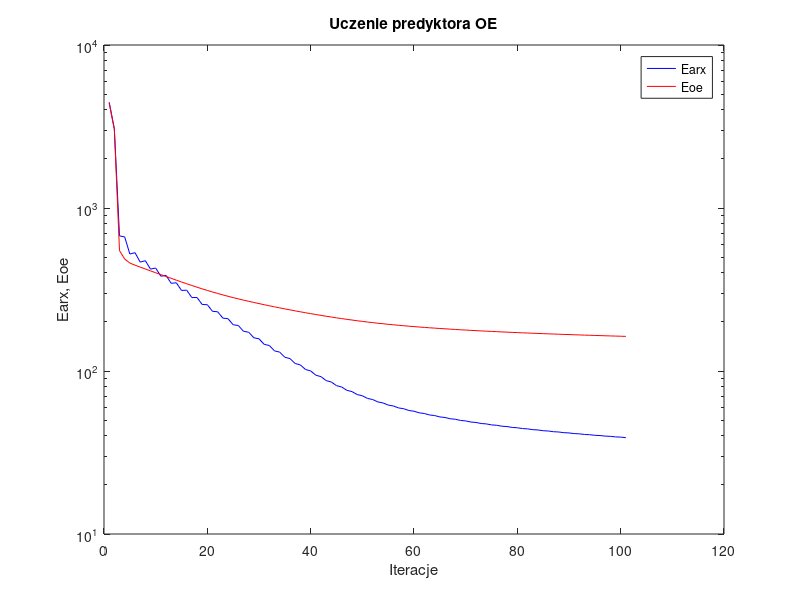
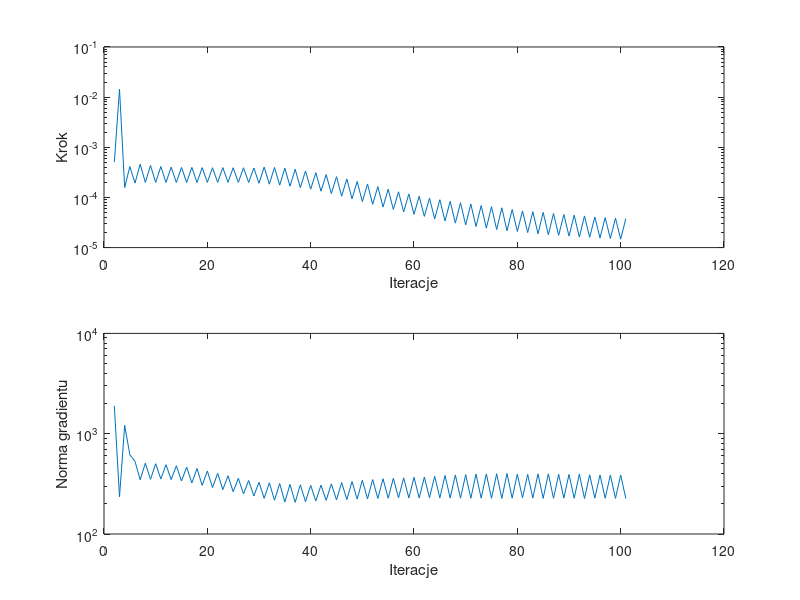

Source code (MATLAB) for these figures, in order:
%uczenie predyktora oe
clear all;
n=0; farx(n+1)=4.457208e+003; foe(n+1)=4.404129e+003; wspucz(n+1)=0.000000e+000; ng(n+1)=0.000000e+000;
n=1; farx(n+1)=3.067142e+003; foe(n+1)=3.033873e+003; krok(n+1)=5.067687e-004; ng(n+1)=1.895619e+003;
n=2; farx(n+1)=6.744016e+002; foe(n+1)=5.475252e+002; krok(n+1)=1.450364e-002; ng(n+1)=2.346669e+002;
n=3; farx(n+1)=6.647846e+002; foe(n+1)=4.866031e+002; krok(n+1)=1.574580e-004; ng(n+1)=1.213570e+003;
n=4; farx(n+1)=5.222662e+002; foe(n+1)=4.593613e+002; krok(n+1)=4.129769e-004; ng(n+1)=6.167411e+002;
n=5; farx(n+1)=5.320227e+002; foe(n+1)=4.460368e+002; krok(n+1)=1.935115e-004; ng(n+1)=5.298326e+002;
n=6; farx(n+1)=4.655427e+002; foe(n+1)=4.339429e+002; krok(n+1)=4.604034e-004; ng(n+1)=3.467711e+002;
n=7; farx(n+1)=4.750535e+002; foe(n+1)=4.225836e+002; krok(n+1)=1.992091e-004; ng(n+1)=5.082684e+002;
n=8; farx(n+1)=4.216968e+002; foe(n+1)=4.114508e+002; krok(n+1)=4.343961e-004; ng(n+1)=3.508647e+002;
n=9; farx(n+1)=4.284478e+002; foe(n+1)=4.006877e+002; krok(n+1)=1.992091e-004; ng(n+1)=5.020396e+002;
n=10; farx(n+1)=3.816667e+002; foe(n+1)=3.902111e+002; krok(n+1)=4.129136e-004; ng(n+1)=3.530804e+002;
n=11; farx(n+1)=3.860526e+002; foe(n+1)=3.800976e+002; krok(n+1)=1.991080e-004; ng(n+1)=4.910376e+002;
n=12; farx(n+1)=3.451439e+002; foe(n+1)=3.702781e+002; krok(n+1)=4.017841e-004; ng(n+1)=3.483172e+002;
n=13; farx(n+1)=3.476762e+002; foe(n+1)=3.608421e+002; krok(n+1)=1.985317e-004; ng(n+1)=4.793254e+002;
n=14; farx(n+1)=3.121146e+002; foe(n+1)=3.517205e+002; krok(n+1)=3.970634e-004; ng(n+1)=3.376305e+002;
n=15; farx(n+1)=3.132110e+002; foe(n+1)=3.430266e+002; krok(n+1)=1.985317e-004; ng(n+1)=4.643496e+002;
n=16; farx(n+1)=2.823320e+002; foe(n+1)=3.346868e+002; krok(n+1)=3.968650e-004; ng(n+1)=3.229252e+002;
n=17; farx(n+1)=2.823801e+002; foe(n+1)=3.267282e+002; krok(n+1)=1.984325e-004; ng(n+1)=4.497799e+002;
n=18; farx(n+1)=2.559410e+002; foe(n+1)=3.192075e+002; krok(n+1)=3.921839e-004; ng(n+1)=3.053163e+002;
n=19; farx(n+1)=2.550985e+002; foe(n+1)=3.121011e+002; krok(n+1)=1.997320e-004; ng(n+1)=4.246497e+002;
n=20; farx(n+1)=2.323011e+002; foe(n+1)=3.053596e+002; krok(n+1)=3.921839e-004; ng(n+1)=2.902940e+002;
n=21; farx(n+1)=2.308628e+002; foe(n+1)=2.990135e+002; krok(n+1)=2.000284e-004; ng(n+1)=4.027600e+002;
n=22; farx(n+1)=2.111469e+002; foe(n+1)=2.929879e+002; krok(n+1)=3.930502e-004; ng(n+1)=2.771120e+002;
n=23; farx(n+1)=2.093040e+002; foe(n+1)=2.873410e+002; krok(n+1)=2.002680e-004; ng(n+1)=3.810307e+002;
n=24; farx(n+1)=1.922565e+002; foe(n+1)=2.819723e+002; krok(n+1)=3.909578e-004; ng(n+1)=2.639490e+002;
n=25; farx(n+1)=1.901336e+002; foe(n+1)=2.769574e+002; krok(n+1)=1.997320e-004; ng(n+1)=3.592078e+002;
n=26; farx(n+1)=1.752435e+002; foe(n+1)=2.721308e+002; krok(n+1)=3.909578e-004; ng(n+1)=2.510011e+002;
n=27; farx(n+1)=1.729635e+002; foe(n+1)=2.676356e+002; krok(n+1)=1.984325e-004; ng(n+1)=3.416200e+002;
n=28; farx(n+1)=1.599365e+002; foe(n+1)=2.632891e+002; krok(n+1)=3.870231e-004; ng(n+1)=2.393855e+002;
n=29; farx(n+1)=1.575805e+002; foe(n+1)=2.592180e+002; krok(n+1)=1.915864e-004; ng(n+1)=3.277488e+002;
n=30; farx(n+1)=1.457038e+002; foe(n+1)=2.551013e+002; krok(n+1)=4.031350e-004; ng(n+1)=2.267515e+002;
n=31; farx(n+1)=1.433710e+002; foe(n+1)=2.513145e+002; krok(n+1)=1.839959e-004; ng(n+1)=3.243080e+002;
n=32; farx(n+1)=1.328982e+002; foe(n+1)=2.474960e+002; krok(n+1)=3.968650e-004; ng(n+1)=2.169827e+002;
n=33; farx(n+1)=1.305808e+002; foe(n+1)=2.440018e+002; krok(n+1)=1.758667e-004; ng(n+1)=3.186772e+002;
n=34; farx(n+1)=1.214283e+002; foe(n+1)=2.404130e+002; krok(n+1)=3.831728e-004; ng(n+1)=2.084419e+002;
n=35; farx(n+1)=1.191439e+002; foe(n+1)=2.372045e+002; krok(n+1)=1.674127e-004; ng(n+1)=3.124389e+002;
n=36; farx(n+1)=1.111801e+002; foe(n+1)=2.338315e+002; krok(n+1)=3.647778e-004; ng(n+1)=2.068372e+002;
n=37; farx(n+1)=1.089809e+002; foe(n+1)=2.308602e+002; krok(n+1)=1.569452e-004; ng(n+1)=3.095644e+002;
n=38; farx(n+1)=1.021725e+002; foe(n+1)=2.276973e+002; krok(n+1)=3.376366e-004; ng(n+1)=2.102512e+002;
n=39; farx(n+1)=1.000829e+002; foe(n+1)=2.249762e+002; krok(n+1)=1.458729e-004; ng(n+1)=3.056862e+002;
n=40; farx(n+1)=9.425887e+001; foe(n+1)=2.220038e+002; krok(n+1)=3.109358e-004; ng(n+1)=2.134676e+002;
n=41; farx(n+1)=9.232095e+001; foe(n+1)=2.195114e+002; krok(n+1)=1.333319e-004; ng(n+1)=3.073970e+002;
n=42; farx(n+1)=8.733279e+001; foe(n+1)=2.167283e+002; krok(n+1)=2.852289e-004; ng(n+1)=2.165238e+002;
n=43; farx(n+1)=8.558058e+001; foe(n+1)=2.144460e+002; krok(n+1)=1.195353e-004; ng(n+1)=3.157386e+002;
n=44; farx(n+1)=8.131978e+001; foe(n+1)=2.118515e+002; krok(n+1)=2.594055e-004; ng(n+1)=2.189563e+002;
n=45; farx(n+1)=7.976322e+001; foe(n+1)=2.097793e+002; krok(n+1)=1.058889e-004; ng(n+1)=3.258980e+002;
n=46; farx(n+1)=7.613431e+001; foe(n+1)=2.073717e+002; krok(n+1)=2.338071e-004; ng(n+1)=2.205024e+002;
n=47; farx(n+1)=7.475986e+001; foe(n+1)=2.055106e+002; krok(n+1)=9.404951e-005; ng(n+1)=3.336315e+002;
n=48; farx(n+1)=7.168669e+001; foe(n+1)=2.033143e+002; krok(n+1)=2.084136e-004; ng(n+1)=2.232197e+002;
n=49; farx(n+1)=7.049225e+001; foe(n+1)=2.016423e+002; krok(n+1)=8.241172e-005; ng(n+1)=3.433276e+002;
n=50; farx(n+1)=6.787453e+001; foe(n+1)=1.996341e+002; krok(n+1)=1.858436e-004; ng(n+1)=2.241054e+002;
n=51; farx(n+1)=6.683221e+001; foe(n+1)=1.981437e+002; krok(n+1)=7.303192e-005; ng(n+1)=3.489655e+002;
n=52; farx(n+1)=6.460821e+001; foe(n+1)=1.963318e+002; krok(n+1)=1.646626e-004; ng(n+1)=2.262113e+002;
n=53; farx(n+1)=6.370356e+001; foe(n+1)=1.949977e+002; krok(n+1)=6.447294e-005; ng(n+1)=3.558523e+002;
n=54; farx(n+1)=6.180180e+001; foe(n+1)=1.933596e+002; krok(n+1)=1.461989e-004; ng(n+1)=2.273070e+002;
n=55; farx(n+1)=6.100912e+001; foe(n+1)=1.921672e+002; krok(n+1)=5.770216e-005; ng(n+1)=3.593083e+002;
n=56; farx(n+1)=5.937987e+001; foe(n+1)=1.906948e+002; krok(n+1)=1.297027e-004; ng(n+1)=2.292684e+002;
n=57; farx(n+1)=5.868852e+001; foe(n+1)=1.896223e+002; krok(n+1)=5.135020e-005; ng(n+1)=3.630781e+002;
n=58; farx(n+1)=5.725946e+001; foe(n+1)=1.882815e+002; krok(n+1)=1.174532e-004; ng(n+1)=2.287099e+002;
n=59; farx(n+1)=5.665361e+001; foe(n+1)=1.873106e+002; krok(n+1)=4.599898e-005; ng(n+1)=3.677464e+002;
n=60; farx(n+1)=5.540281e+001; foe(n+1)=1.860920e+002; krok(n+1)=1.058889e-004; ng(n+1)=2.287993e+002;
n=61; farx(n+1)=5.486469e+001; foe(n+1)=1.852123e+002; krok(n+1)=4.185317e-005; ng(n+1)=3.687607e+002;
n=62; farx(n+1)=5.375443e+001; foe(n+1)=1.841051e+002; krok(n+1)=9.675577e-005; ng(n+1)=2.295073e+002;
n=63; farx(n+1)=5.328290e+001; foe(n+1)=1.832945e+002; krok(n+1)=3.742939e-005; ng(n+1)=3.767459e+002;
n=64; farx(n+1)=5.227531e+001; foe(n+1)=1.822713e+002; krok(n+1)=9.012338e-005; ng(n+1)=2.286575e+002;
n=65; farx(n+1)=5.185794e+001; foe(n+1)=1.815215e+002; krok(n+1)=3.386439e-005; ng(n+1)=3.834764e+002;
n=66; farx(n+1)=5.094548e+001; foe(n+1)=1.805767e+002; krok(n+1)=8.368590e-005; ng(n+1)=2.286272e+002;
n=67; farx(n+1)=5.057420e+001; foe(n+1)=1.798817e+002; krok(n+1)=3.079431e-005; ng(n+1)=3.878338e+002;
n=68; farx(n+1)=4.973839e+001; foe(n+1)=1.790002e+002; krok(n+1)=7.846985e-005; ng(n+1)=2.275356e+002;
n=69; farx(n+1)=4.940469e+001; foe(n+1)=1.783544e+002; krok(n+1)=2.832743e-005; ng(n+1)=3.905771e+002;
n=70; farx(n+1)=4.863607e+001; foe(n+1)=1.775327e+002; krok(n+1)=7.386519e-005; ng(n+1)=2.270736e+002;
n=71; farx(n+1)=4.833365e+001; foe(n+1)=1.769270e+002; krok(n+1)=2.628202e-005; ng(n+1)=3.956768e+002;
n=72; farx(n+1)=4.763396e+001; foe(n+1)=1.761657e+002; krok(n+1)=6.880069e-005; ng(n+1)=2.279394e+002;
n=73; farx(n+1)=4.735909e+001; foe(n+1)=1.755979e+002; krok(n+1)=2.443486e-005; ng(n+1)=3.972595e+002;
n=74; farx(n+1)=4.670940e+001; foe(n+1)=1.748802e+002; krok(n+1)=6.524052e-005; ng(n+1)=2.269408e+002;
n=75; farx(n+1)=4.645807e+001; foe(n+1)=1.743460e+002; krok(n+1)=2.286087e-005; ng(n+1)=3.986040e+002;
n=76; farx(n+1)=4.585200e+001; foe(n+1)=1.736685e+002; krok(n+1)=6.214509e-005; ng(n+1)=2.261960e+002;
n=77; farx(n+1)=4.561934e+001; foe(n+1)=1.731624e+002; krok(n+1)=2.167257e-005; ng(n+1)=4.015290e+002;
n=78; farx(n+1)=4.506966e+001; foe(n+1)=1.725319e+002; krok(n+1)=5.755042e-005; ng(n+1)=2.277213e+002;
n=79; farx(n+1)=4.485062e+001; foe(n+1)=1.720582e+002; krok(n+1)=2.092147e-005; ng(n+1)=3.953096e+002;
n=80; farx(n+1)=4.434566e+001; foe(n+1)=1.714679e+002; krok(n+1)=5.394830e-005; ng(n+1)=2.290565e+002;
n=81; farx(n+1)=4.414138e+001; foe(n+1)=1.710195e+002; krok(n+1)=1.995189e-005; ng(n+1)=3.930476e+002;
n=82; farx(n+1)=4.366283e+001; foe(n+1)=1.704569e+002; krok(n+1)=5.210339e-005; ng(n+1)=2.283038e+002;
n=83; farx(n+1)=4.347403e+001; foe(n+1)=1.700260e+002; krok(n+1)=1.882199e-005; ng(n+1)=3.974934e+002;
n=84; farx(n+1)=4.301942e+001; foe(n+1)=1.694854e+002; krok(n+1)=5.039187e-005; ng(n+1)=2.268316e+002;
n=85; farx(n+1)=4.284223e+001; foe(n+1)=1.690734e+002; krok(n+1)=1.806265e-005; ng(n+1)=3.978283e+002;
n=86; farx(n+1)=4.241792e+001; foe(n+1)=1.685591e+002; krok(n+1)=4.789661e-005; ng(n+1)=2.269395e+002;
n=87; farx(n+1)=4.224950e+001; foe(n+1)=1.681673e+002; krok(n+1)=1.757217e-005; ng(n+1)=3.934687e+002;
n=88; farx(n+1)=4.185198e+001; foe(n+1)=1.676792e+002; krok(n+1)=4.570049e-005; ng(n+1)=2.277045e+002;
n=89; farx(n+1)=4.169304e+001; foe(n+1)=1.673031e+002; krok(n+1)=1.694172e-005; ng(n+1)=3.927554e+002;
n=90; farx(n+1)=4.131364e+001; foe(n+1)=1.668342e+002; krok(n+1)=4.438276e-005; ng(n+1)=2.271992e+002;
n=91; farx(n+1)=4.116446e+001; foe(n+1)=1.664703e+002; krok(n+1)=1.622915e-005; ng(n+1)=3.953515e+002;
n=92; farx(n+1)=4.080444e+001; foe(n+1)=1.660166e+002; krok(n+1)=4.279756e-005; ng(n+1)=2.259543e+002;
n=93; farx(n+1)=4.066055e+001; foe(n+1)=1.656692e+002; krok(n+1)=1.602405e-005; ng(n+1)=3.893231e+002;
n=94; farx(n+1)=4.032381e+001; foe(n+1)=1.652389e+002; krok(n+1)=4.073759e-005; ng(n+1)=2.276481e+002;
n=95; farx(n+1)=4.018677e+001; foe(n+1)=1.649039e+002; krok(n+1)=1.558595e-005; ng(n+1)=3.876047e+002;
n=96; farx(n+1)=3.986499e+001; foe(n+1)=1.644883e+002; krok(n+1)=3.955346e-005; ng(n+1)=2.271706e+002;
n=97; farx(n+1)=3.973436e+001; foe(n+1)=1.641643e+002; krok(n+1)=1.517047e-005; ng(n+1)=3.866455e+002;
n=98; farx(n+1)=3.942534e+001; foe(n+1)=1.637621e+002; krok(n+1)=3.859038e-005; ng(n+1)=2.266924e+002;
n=99; farx(n+1)=3.930124e+001; foe(n+1)=1.634471e+002; krok(n+1)=1.470858e-005; ng(n+1)=3.875162e+002;
n=100; farx(n+1)=3.900169e+001; foe(n+1)=1.630560e+002; krok(n+1)=3.799128e-005; ng(n+1)=2.256662e+002;

figure; semilogy(farx,'b'); hold on; semilogy(foe,'r'); xlabel('Iteracje'); ylabel('Earx, Eoe'); legend('Earx','Eoe'); title('Uczenie predyktora OE');
figure; subplot(2,1,1); semilogy(krok); xlabel('Iteracje'); ylabel('Krok');
subplot(2,1,2); semilogy(ng); xlabel('Iteracje'); ylabel('Norma gradientu');
Earx=farx(n+1)
Eoe=foe(n+1)
